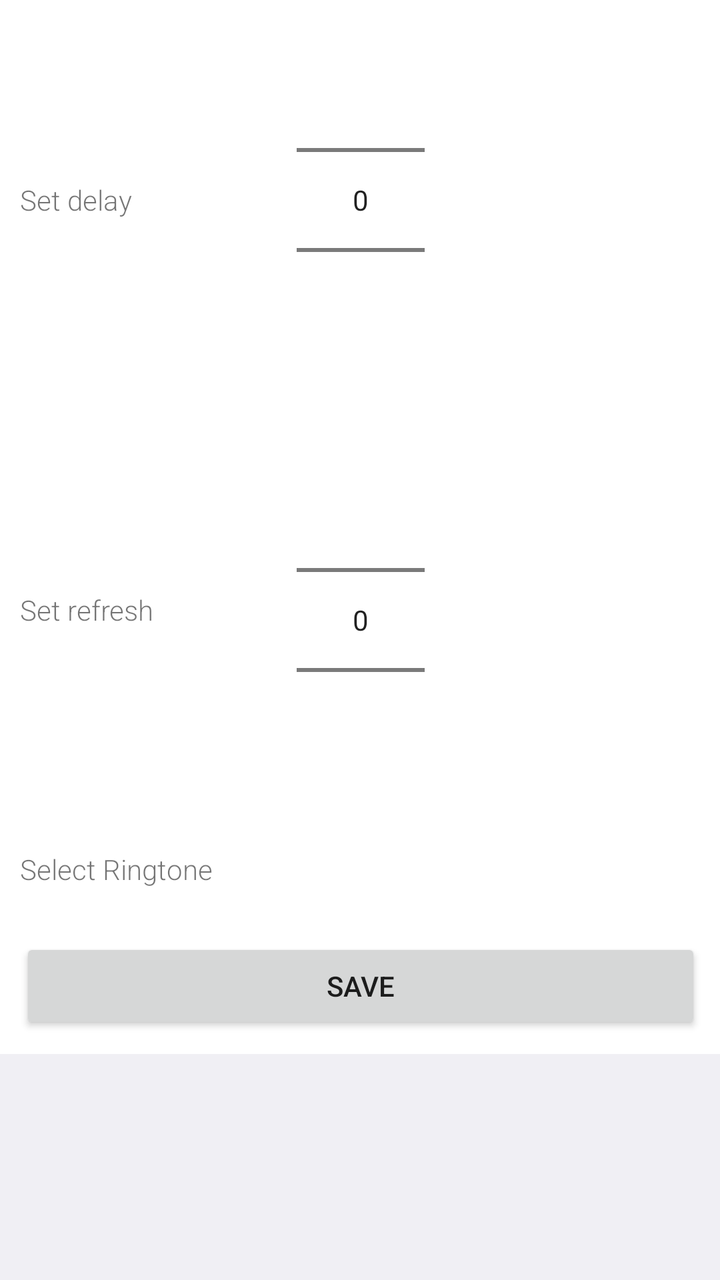
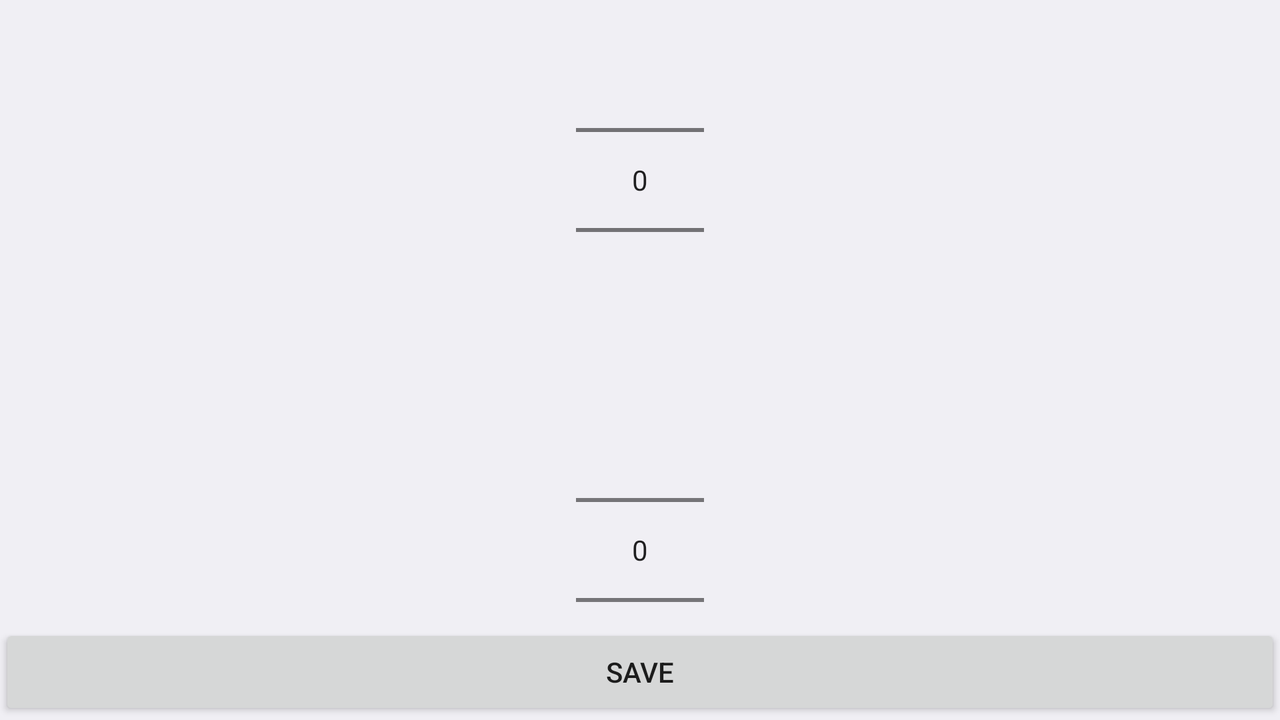

First picture: res/layout/ on a phone held upright. Second picture: the repository's own variant of that layout, on a device whose configuration matches the variant's folder. Source for both follows.
<!-- AndroidManifest.xml: application theme AppTheme -->
<!-- res/layout/activity_settings.xml -->
<ScrollView xmlns:android="http://schemas.android.com/apk/res/android"
    xmlns:tools="http://schemas.android.com/tools"
    android:layout_width="match_parent"
    android:layout_height="match_parent"
    android:background="#F0EFF4"
    android:paddingBottom="@dimen/activity_vertical_margin"
    android:paddingLeft="@dimen/activity_horizontal_margin"
    android:paddingRight="@dimen/activity_horizontal_margin"
    android:paddingTop="@dimen/activity_vertical_margin"
    tools:context=".AddNewAlarm">

    <RelativeLayout
        android:layout_width="fill_parent"
        android:layout_height="fill_parent">

        <RelativeLayout
            android:id="@+id/infoDelay"
            android:layout_width="fill_parent"
            android:layout_height="wrap_content"
            android:layout_alignParentTop="true"
            android:background="#ffffff"
            android:orientation="horizontal"
            android:padding="10dp">

            <TextView
                android:layout_width="wrap_content"
                android:layout_height="wrap_content"
                android:layout_alignParentLeft="true"
                android:layout_alignParentStart="true"
                android:layout_centerVertical="true"
                android:fontFamily="sans-serif-light"
                android:text="Set delay" />

            <NumberPicker
                android:id="@+id/delayPicker"
                android:layout_width="wrap_content"
                android:layout_height="wrap_content"
                android:layout_centerHorizontal="true" />
        </RelativeLayout>

        <RelativeLayout
            android:id="@+id/infoRefresh"
            android:layout_width="fill_parent"
            android:layout_height="wrap_content"
            android:layout_alignParentLeft="true"
            android:layout_alignParentStart="true"
            android:layout_below="@+id/infoDelay"
            android:background="#ffffff"
            android:orientation="horizontal"
            android:padding="10dp">

            <TextView
                android:layout_width="wrap_content"
                android:layout_height="wrap_content"
                android:layout_alignParentLeft="true"
                android:layout_alignParentStart="true"
                android:layout_centerVertical="true"
                android:fontFamily="sans-serif-light"
                android:text="Set refresh" />

            <NumberPicker
                android:id="@+id/refreshPicker"
                android:layout_width="wrap_content"
                android:layout_height="wrap_content"
                android:layout_centerHorizontal="true"
                android:layout_marginTop="10dp" />

        </RelativeLayout>

        <RelativeLayout
            android:id="@+id/infoSounds"
            android:layout_width="fill_parent"
            android:layout_height="wrap_content"
            android:layout_alignParentLeft="true"
            android:layout_alignParentStart="true"
            android:layout_below="@+id/infoRefresh"
            android:background="#ffffff"
            android:orientation="horizontal"
            android:padding="10dp">

            <TextView
                android:layout_width="wrap_content"
                android:layout_height="wrap_content"
                android:layout_alignParentLeft="true"
                android:layout_alignParentStart="true"
                android:layout_centerVertical="true"
                android:fontFamily="sans-serif-light"
                android:text="Select Ringtone" />

            <TextView
                android:id="@+id/selectedRingtone"
                android:layout_width="wrap_content"
                android:layout_height="wrap_content"
                android:layout_centerHorizontal="true"
                android:layout_centerVertical="true"
                android:layout_marginTop="10dp"
                android:onClick="selectRingtone" />

        </RelativeLayout>

        <RelativeLayout
            android:id="@+id/infoButtons"
            android:layout_width="fill_parent"
            android:layout_height="wrap_content"
            android:layout_alignParentLeft="true"
            android:layout_alignParentStart="true"
            android:layout_below="@+id/infoSounds"
            android:background="#ffffff"
            android:orientation="horizontal"
            android:padding="10dp">

            <Button
                android:id="@+id/button1"
                android:layout_width="match_parent"
                android:layout_height="wrap_content"
                android:layout_weight="1"
                android:onClick="saveSettings"
                android:text="Save" />

        </RelativeLayout>

    </RelativeLayout>

</ScrollView>
<!-- resources referenced by this layout -->
<resources>
  <style name="AppTheme" parent="Theme.AppCompat.Light.DarkActionBar">
          
                  <item name="android:actionBarStyle">@style/ActionBar</item>
  
      </style>
  <style name="ActionBar" parent="@android:style/Widget.Holo.Light.ActionBar.Solid.Inverse">
          <item name="android:background">@color/background_color</item>
          <item name="android:backgroundStacked">@color/background_color</item>
          <item name="android:backgroundSplit">@color/background_color</item>
      </style>
  <color name="background_color">#333333</color>
</resources>
<!-- res/layout-land/activity_settings.xml (the repository's variant of the layout above) -->
<!-- drawn on the phone turned sideways -->
<RelativeLayout xmlns:android="http://schemas.android.com/apk/res/android"
    xmlns:tools="http://schemas.android.com/tools"
    android:layout_width="match_parent"
    android:layout_height="match_parent"
    android:background="#F0EFF4"
    android:paddingBottom="@dimen/activity_vertical_margin"
    android:paddingLeft="@dimen/activity_horizontal_margin"
    android:paddingRight="@dimen/activity_horizontal_margin"
    android:paddingTop="@dimen/activity_vertical_margin"
    tools:context=".AddNewAlarm">

    <LinearLayout
        android:id="@+id/mLlayoutBottomButtons3"
        android:layout_width="fill_parent"
        android:layout_height="wrap_content"
        android:layout_alignParentBottom="true"
        android:orientation="vertical">

        <Button
            android:id="@+id/button1"
            android:layout_width="match_parent"
            android:layout_height="wrap_content"
            android:layout_weight="1"
            android:onClick="saveSettings"
            android:text="Save"

            />
    </LinearLayout>

    <NumberPicker
        android:id="@+id/delayPicker"
        android:layout_width="wrap_content"
        android:layout_height="wrap_content"
        android:layout_centerHorizontal="true" />

    <NumberPicker
        android:id="@+id/refreshPicker"
        android:layout_width="wrap_content"
        android:layout_height="wrap_content"
        android:layout_below="@+id/delayPicker"
        android:layout_centerHorizontal="true"
        android:layout_marginTop="10dp" />


</RelativeLayout>
